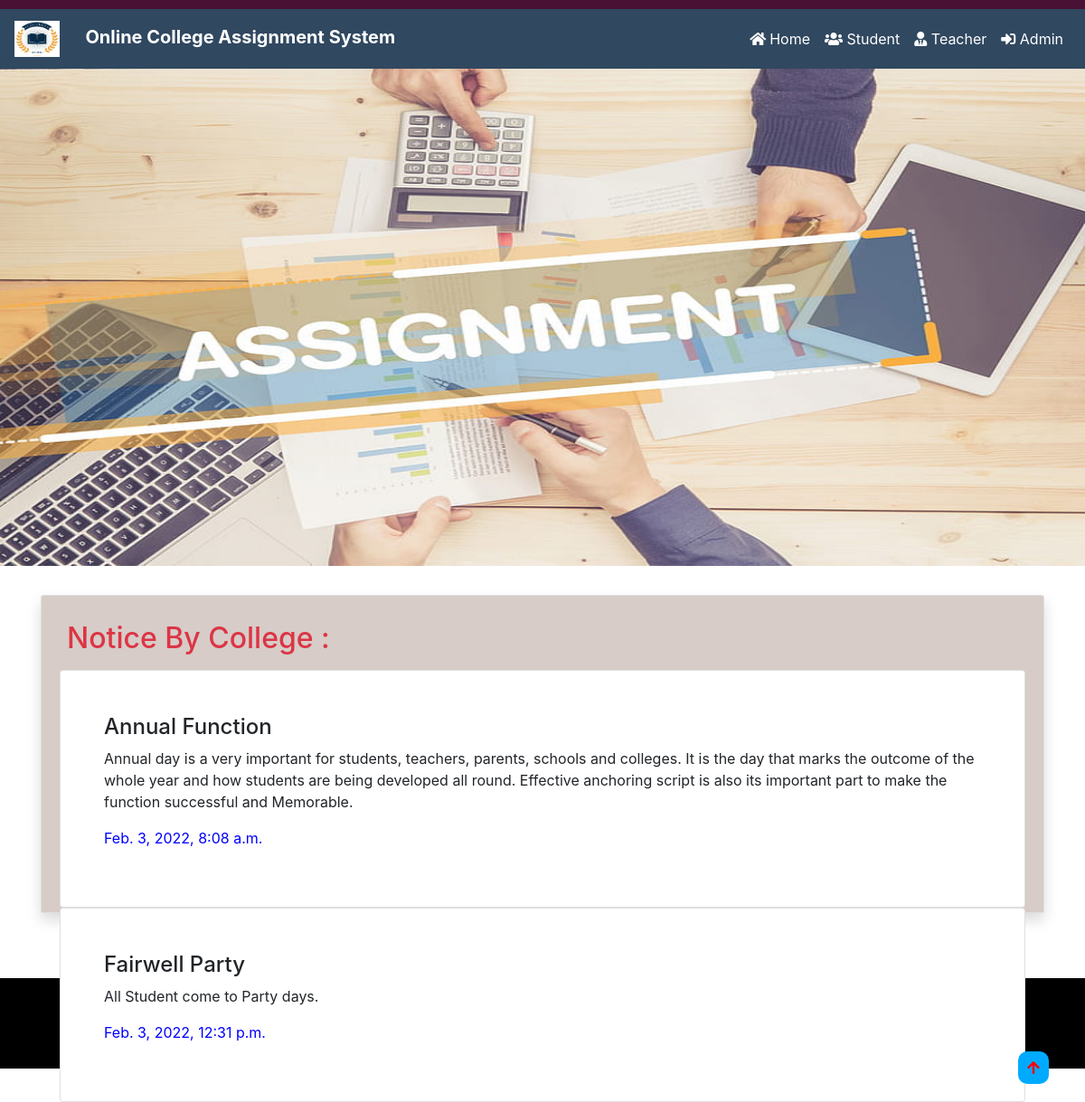
The page / on the database its author committed.
### collegeAssignment/models.py (models this page shows, shortened)
class News(models.Model):
    Title = models.CharField(max_length=200, null=True)
    Description = models.CharField(max_length=500, null=True)
    CreationDate = models.DateTimeField(auto_now_add=True)

### collegeAssignment/views.py (the view)
# urls.py: path('', index, name='index'),
def index(request):
    news = News.objects.all()
    return render(request, 'index.html', locals())

### collegeAssignment/templates/index.html (shortened to what this page needs)
{% include 'navigation.html' %}
{% load static %}
<html lang="en">
<head>
</head>
<body>
<img src="{% static 'images/home.jpg' %}" width="100%" height="550">
<div class="container mt-3">
    <div class="row">
        <div class="col-sm-12">
            <div class="card shadow mt-3">
                <div class="card-body" style="background-color: #d7ccc8; height: 350px;">
                    <h2 class="p-2 text-danger">Notice By College : </h2>
                    <marquee width="100%" direction="up" height="80%">
                        {% for i in news %}
                        <div class="card p-5">
                            <h4> {{i.Title}}</h4>
                            <p> {{i.Description}}</p>
                            <p><span style="color: blue"> {{i.CreationDate}} </span></p>
                        </div>
                        {% endfor %}
                    </marquee>
                </div>
            </div>
        </div>
    </div>
</div>
<br><br><br>
<div class="container-fluid" style=" height : 100px ; background-color : black">
    <br><br>
    <p class="text-center text-white">  &copy; Online College Assignment System</p>
</div>
<div class="scrolltop float-right">
    <i class="fa fa-arrow-up" onclick="topFunction()" id="scrollbtn"></i>
</div>
</body>
</html>

### collegeAssignment/templates/index.html (style rules this page uses)
#scrollbtn { position:fixed; bottom:20px; right:40px; z-index:99; border:none; color:red; background:#00abff; padding:10px; border-radius:10px; }

### rows shown on the page
News: Title "Annual Function", Description "Annual day is a very important for students, teachers, parents, schools and colleges. It is the day that marks the outcome of the whole year and how students are being developed all round. Effective anchoring script is also its important part to make the function successful and Memorable.", CreationDate "Feb. 3, 2022, 8:08 a.m."
News: Title "Fairwell Party", Description "All Student come to Party days.", CreationDate "Feb. 3, 2022, 12:31 p.m."
